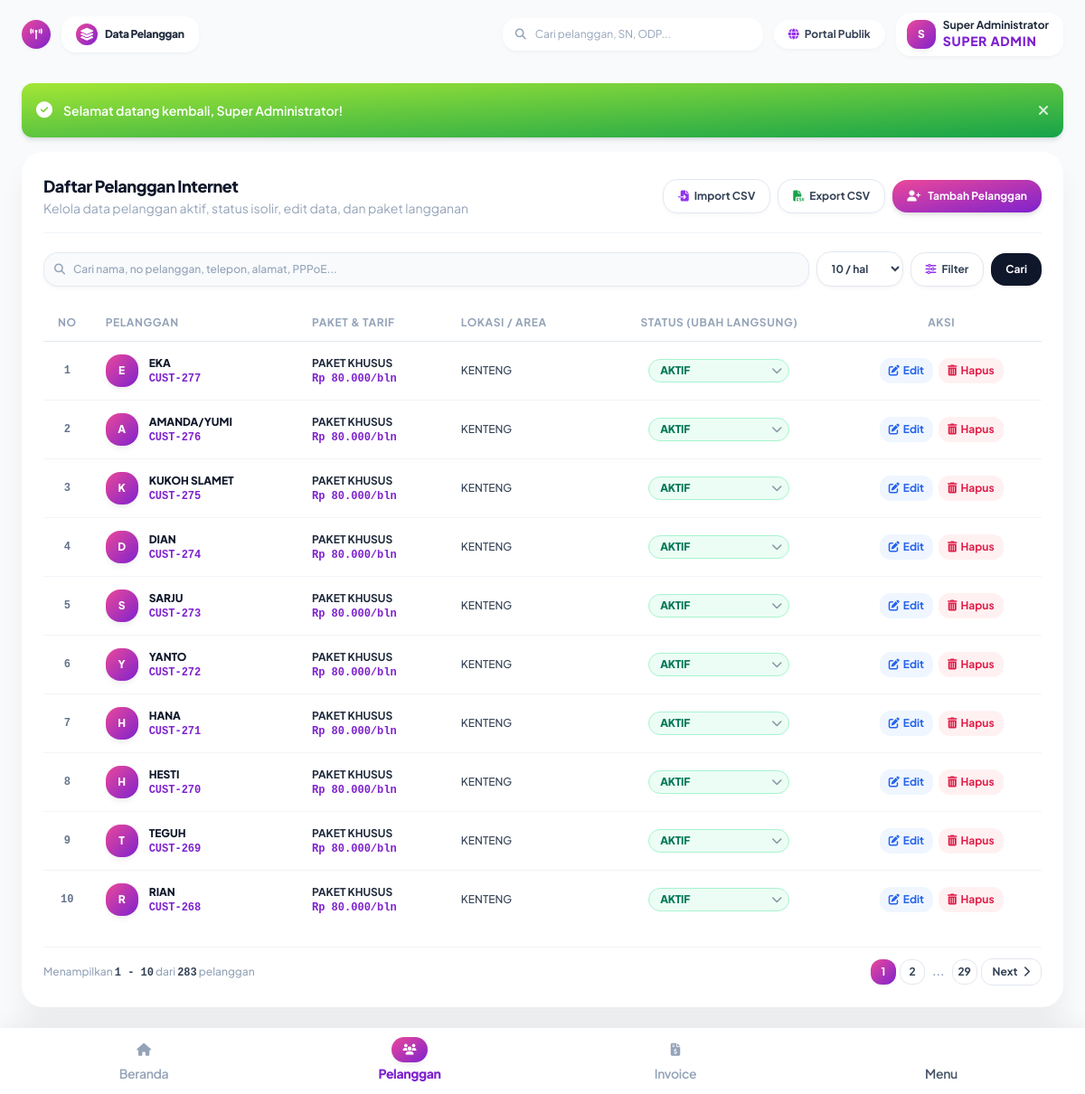
The page /index.php?page=customers (signed in) on the database its author committed.
### tables this page shows
CREATE TABLE customers (
    id INTEGER PRIMARY KEY AUTOINCREMENT,
    customer_no TEXT NOT NULL UNIQUE,
    name TEXT NOT NULL,
    phone TEXT NOT NULL,
    whatsapp TEXT,
    email TEXT,
    pic_id INTEGER,
    package_id INTEGER NOT NULL,
    location_id INTEGER,
    billing_cycle_id INTEGER NOT NULL,
    full_address TEXT NOT NULL,
    latitude REAL,
    longitude REAL,
    odp_point TEXT,
    pop_point TEXT,
    ip_address TEXT,
    pppoe_username TEXT,
    pppoe_password TEXT,
    installation_date DATE,
    activation_date DATE,
    billing_start_date DATE,
    status TEXT NOT NULL DEFAULT 'active', -- prospect, installation, active, suspended, inactive, terminated
    notes TEXT,
    created_at DATETIME DEFAULT CURRENT_TIMESTAMP,
    updated_at DATETIME DEFAULT CURRENT_TIMESTAMP,
    FOREIGN KEY (pic_id) REFERENCES customer_pics(id) ON DELETE SET NULL,
    FOREIGN KEY (package_id) REFERENCES internet_packages(id),
    FOREIGN KEY (location_id) REFERENCES locations(id) ON DELETE SET NULL,
    FOREIGN KEY (billing_cycle_id) REFERENCES billing_cycles(id)
);

CREATE TABLE internet_packages (
    id INTEGER PRIMARY KEY AUTOINCREMENT,
    name TEXT NOT NULL,
    download_speed TEXT NOT NULL,
    upload_speed TEXT NOT NULL,
    price INTEGER NOT NULL DEFAULT 0, -- Stored in Rupiah as integer
    tax_percent INTEGER NOT NULL DEFAULT 0,
    installation_fee INTEGER NOT NULL DEFAULT 0,
    billing_cycle TEXT NOT NULL DEFAULT 'monthly', -- monthly, quarterly, yearly
    description TEXT,
    status TEXT NOT NULL DEFAULT 'active', -- active, inactive
    created_at DATETIME DEFAULT CURRENT_TIMESTAMP,
    updated_at DATETIME DEFAULT CURRENT_TIMESTAMP
);

CREATE TABLE locations (
    id INTEGER PRIMARY KEY AUTOINCREMENT,
    area_name TEXT NOT NULL,
    district TEXT,
    city TEXT,
    pop_name TEXT,
    odp_name TEXT,
    latitude REAL,
    longitude REAL,
    coverage_status TEXT NOT NULL DEFAULT 'covered', -- covered, planned, congested
    created_at DATETIME DEFAULT CURRENT_TIMESTAMP
);

### app/Controllers/CustomerController.php (called while the page is built, shortened)
<?php
require_once __DIR__ . '/../Helpers/Helper.php';
class CustomerController {
    public function index(): void {
        $pdo = getDbConnection();
        $whereSql = "";
        $params = [];
        $countSql = "
            SELECT COUNT(*)
            FROM customers c
            JOIN internet_packages p ON c.package_id = p.id
            LEFT JOIN locations l ON c.location_id = l.id
            LEFT JOIN customer_pics cp ON c.pic_id = cp.id
            JOIN billing_cycles b ON c.billing_cycle_id = b.id
            WHERE 1=1 {$whereSql}
        ";
        $countStmt = $pdo->prepare($countSql);
        $countStmt->execute($params);
        $totalCustomers = (int)$countStmt->fetchColumn();
        $rawLimit = strtolower(trim($_GET['limit'] ?? '10'));
        if ($rawLimit === 'all' || $rawLimit === 'semua' || $rawLimit === '-1') {
            $perPage = 0;
            $limitValue = 'all';
        } else {
            $perPage = (int)$rawLimit;
            $limitValue = (string)$perPage;
        }
        $currentPage = max(1, (int)($_GET['p'] ?? 1));
        if ($perPage > 0) {
            $totalPages = max(1, (int)ceil($totalCustomers / $perPage));
            $offset = ($currentPage - 1) * $perPage;
            $limitClause = " LIMIT {$perPage} OFFSET {$offset}";
        } else {
            $totalPages = 1;
            $offset = 0;
            $limitClause = "";
        }
        $sql = "
            SELECT c.*, p.name as package_name, p.price as package_price, l.area_name, l.odp_name as loc_odp, b.name as cycle_name,
                   cp.name as pic_name
            FROM customers c
            JOIN internet_packages p ON c.package_id = p.id
            LEFT JOIN locations l ON c.location_id = l.id
            LEFT JOIN customer_pics cp ON c.pic_id = cp.id
            JOIN billing_cycles b ON c.billing_cycle_id = b.id
            WHERE 1=1 {$whereSql}
            ORDER BY c.id DESC
            {$limitClause}
        ";
        $stmt = $pdo->prepare($sql);
        $stmt->execute($params);
        $customers = $stmt->fetchAll();
        require __DIR__ . '/../Views/customers/index.php';
        require __DIR__ . '/../Views/layouts/main.php';
    }
}

### app/Helpers/Helper.php (called while the page is built, shortened)
<?php
class Helper {
    public static function baseUrl(): string {
        $protocol = (!empty($_SERVER['HTTPS']) && $_SERVER['HTTPS'] !== 'off' || ($_SERVER['SERVER_PORT'] ?? 80) == 443) ? "https://" : "http://";
        $host = $_SERVER['HTTP_HOST'] ?? 'localhost';
        $scriptName = $_SERVER['SCRIPT_NAME'] ?? '';
        $dir = dirname($scriptName);
        return rtrim($protocol . $host . $dir, '/');
    }
    public static function url(string $page = '', array $params = []): string {
        $base = self::baseUrl();
        $query = [];
        if ($page !== '') {
            $query['page'] = $page;
        }
        $query = array_merge($query, $params);
        $queryString = http_build_query($query);
        return $base . '/index.php' . ($queryString ? '?' . $queryString : '');
    }
    public static function e(?string $value): string {
        return htmlspecialchars($value ?? '', ENT_QUOTES, 'UTF-8');
    }
    public static function formatRupiah(int|float $amount, bool $withSymbol = true): string {
        $formatted = number_format((float)$amount, 0, ',', '.');
        return $withSymbol ? 'Rp ' . $formatted : $formatted;
    }
}

### app/Views/customers/index.php (the view, shortened to what this page needs)
<?php
$activeFilterCount = 0;
$limitValue = $limitValue ?? '10';
$perPage = $perPage ?? 10;
$totalCustomers = $totalCustomers ?? count($customers);
$currentPage = $currentPage ?? 1;
$totalPages = $totalPages ?? 1;
$offset = $offset ?? 0;
?>
<div class="bg-white rounded-3xl p-6 shadow-soft-xl space-y-5 relative">
  <div class="flex flex-col sm:flex-row sm:items-center sm:justify-between gap-4 border-b border-slate-100 pb-4">
    <div>
      <h4 class="font-black text-slate-900 text-lg tracking-tight">Daftar Pelanggan Internet</h4>
      <p class="text-2xs text-slate-400">Kelola data pelanggan aktif, status isolir, edit data, dan paket langganan</p>
    </div>
    <div class="flex flex-wrap items-center gap-2">
      <button type="button" onclick="openImportModal()" class="px-4 py-2.5 text-xs font-bold text-slate-700 bg-white hover:bg-slate-50 border border-slate-200 rounded-2xl shadow-soft-xs transition-all flex items-center gap-1.5">
        <i class="fa-solid fa-file-import text-purple-600"></i>
        <span>Import CSV</span>
      </button>
      <a href="<?php echo Helper::url('customers_export_csv'); ?>" class="px-4 py-2.5 text-xs font-bold text-slate-700 bg-white hover:bg-slate-50 border border-slate-200 rounded-2xl shadow-soft-xs transition-all flex items-center gap-1.5">
        <i class="fa-solid fa-file-csv text-green-600"></i>
        <span>Export CSV</span>
      </a>
      <button type="button" onclick="openCustomerModal()" class="px-4 py-2.5 text-xs font-bold text-white bg-gradient-to-tl from-purple-700 to-pink-500 rounded-2xl shadow-soft-md hover:scale-105 transition-all flex items-center gap-2">
        <i class="fa-solid fa-user-plus text-xs"></i>
        <span>Tambah Pelanggan</span>
      </button>
    </div>
  </div>
  <div class="space-y-2">
    <form method="GET" action="<?php echo Helper::url('customers'); ?>" class="flex flex-wrap sm:flex-nowrap items-center gap-2">
      <div class="relative flex-1 min-w-[180px]">
        <span class="absolute inset-y-0 left-0 flex items-center pl-3 pointer-events-none text-slate-400">
        </span>
        <input type="text" name="search" value="<?php echo Helper::e($_GET['search'] ?? ''); ?>" placeholder="Cari nama, no pelanggan, telepon, alamat, PPPoE..." class="w-full text-xs pl-8 pr-3 py-2 sm:py-2.5 rounded-2xl bg-slate-50 border border-slate-200/80 focus:bg-white focus:outline-none focus:border-purple-500 shadow-soft-xs placeholder:text-slate-400 font-medium">
      </div>
      <div class="relative">
        <select onchange="changeLimit(this.value)" class="text-xs font-bold text-slate-700 bg-white border border-slate-200 rounded-2xl px-3 py-2 sm:py-2.5 shadow-soft-xs focus:outline-none focus:border-purple-500 cursor-pointer">
          <option value="10" <?php echo ($limitValue === '10') ? 'selected' : ''; ?>>10 / hal</option>
        </select>
      </div>
      <button type="button" onclick="openCustomerFilterModal()" class="px-3 sm:px-4 py-2 sm:py-2.5 text-xs font-bold rounded-2xl border transition-all flex items-center gap-1.5 shadow-soft-xs whitespace-nowrap <?php echo ($activeFilterCount > 0) ? 'bg-purple-50 text-purple-700 border-purple-300 ring-2 ring-purple-500/20' : 'bg-white text-slate-700 hover:bg-slate-50 border-slate-200'; ?>">
        <i class="fa-solid fa-sliders text-purple-600 text-xs"></i>
        <span class="hidden sm:inline">Filter</span>
      </button>
      <button type="submit" class="px-3.5 sm:px-4 py-2 sm:py-2.5 text-xs font-bold text-white bg-slate-900 hover:bg-slate-800 rounded-2xl shadow-soft-xs transition-all flex items-center justify-center">
        <span class="hidden sm:inline">Cari</span>
      </button>
    </form>
  </div>
  <div class="overflow-x-auto">
    <table class="w-full text-xs text-left">
      <thead>
        <tr class="border-b border-slate-200 text-slate-400 uppercase text-3xs tracking-wider">
          <th class="py-3 px-4 font-bold text-center w-10">No</th>
          <th class="py-3 px-4 font-bold">Pelanggan</th>
          <th class="py-3 px-4 font-bold">Paket & Tarif</th>
          <th class="py-3 px-4 font-bold">Lokasi / Area</th>
          <th class="py-3 px-4 font-bold text-center">Status (Ubah Langsung)</th>
          <th class="py-3 px-4 font-bold text-center">Aksi</th>
        </tr>
      </thead>
      <tbody class="divide-y divide-slate-100">
        <?php if (empty($customers)): ?>
        <tr>
          <td colspan="6" class="py-12 text-center text-slate-400">
            <i class="fa-solid fa-users-slash text-3xl mb-2 text-slate-300 block"></i>
            <span class="text-xs font-semibold">Tidak ada data pelanggan yang sesuai kriteria pencarian.</span>
          </td>
        </tr>
        <?php else: ?>
          <?php $no = ($offset ?? 0) + 1; foreach ($customers as $c):
            $st = strtolower($c['status']);
            $badgeColorClass = match($st) {
              'active' => 'bg-emerald-50 text-emerald-700 border-emerald-200',
              'suspended' => 'bg-rose-50 text-rose-700 border-rose-200',
              default => 'bg-slate-100 text-slate-600 border-slate-200'
            };
          ?>
          <tr class="hover:bg-slate-50/80 transition-colors" id="row-cust-<?php echo $c['id']; ?>">
            <td class="py-3.5 px-4 text-center whitespace-nowrap font-bold text-slate-500 font-mono text-xs">
              <?php echo $no++; ?>
            </td>
            <td class="py-3.5 px-4 whitespace-nowrap">
              <div class="flex items-center gap-3">
                <div class="w-9 h-9 rounded-2xl bg-gradient-to-tl from-purple-700 to-pink-500 text-white flex items-center justify-center font-black text-xs shadow-soft-sm shrink-0">
                  <?php echo strtoupper(substr($c['name'], 0, 1)); ?>
                </div>
                <div>
                  <span class="text-xs font-black text-slate-900 block"><?php echo Helper::e($c['name']); ?></span>
                  <span class="text-3xs text-purple-700 font-mono font-bold"><?php echo Helper::e($c['customer_no']); ?></span>
                </div>
              </div>
            </td>
            <td class="py-3.5 px-4 whitespace-nowrap">
              <span class="text-xs font-bold text-slate-800 block"><?php echo Helper::e($c['package_name']); ?></span>
              <span class="text-2xs text-purple-700 font-bold font-mono"><?php echo Helper::formatRupiah($c['package_price']); ?>/bln</span>
            </td>
            <td class="py-3.5 px-4 whitespace-nowrap">
              <span class="text-xs text-slate-700 block max-w-xs truncate font-medium">
                <?php echo Helper::e($c['area_name'] ?: $c['full_address']); ?>
              </span>
            </td>
            <td class="py-3.5 px-4 text-center whitespace-nowrap">
              <div class="inline-block relative">
                <select
                  onchange="updateCustomerStatusInline(this, <?php echo $c['id']; ?>)"
                  data-original="<?php echo $st; ?>"
                  class="status-select text-3xs font-extrabold px-3 py-1 rounded-full border cursor-pointer focus:outline-none transition-all uppercase tracking-tight appearance-none pr-6 <?php echo $badgeColorClass; ?>">
                  <option value="active" <?php echo ($st === 'active') ? 'selected' : ''; ?>>Aktif</option>
                </select>
                <span class="pointer-events-none absolute inset-y-0 right-0 flex items-center pr-2 text-3xs opacity-60">
                </span>
              </div>
            </td>
            <td class="py-3.5 px-4 text-center whitespace-nowrap">
              <div class="flex items-center justify-center gap-1.5">
                <button type="button" onclick="openEditCustomerModal(<?php echo htmlspecialchars(json_encode($c), ENT_QUOTES, 'UTF-8'); ?>)" class="px-2.5 py-1.5 text-blue-600 hover:text-blue-700 bg-blue-50 hover:bg-blue-100 rounded-xl font-bold text-2xs transition-colors inline-flex items-center gap-1" title="Edit Data Pelanggan">
                  <i class="fa-solid fa-pen-to-square text-xs"></i>
                  <span>Edit</span>
                </button>
                <button type="button" onclick="confirmDeleteCustomer(<?php echo $c['id']; ?>, '<?php echo Helper::e(addslashes($c['name'])); ?>')" class="px-2.5 py-1.5 text-rose-600 hover:text-rose-700 bg-rose-50 hover:bg-rose-100 rounded-xl font-bold text-2xs transition-colors inline-flex items-center gap-1" title="Hapus Pelanggan">
                  <i class="fa-solid fa-trash-can text-xs"></i>
                  <span>Hapus</span>
                </button>
              </div>
            </td>
          </tr>
          <?php endforeach; ?>
        <?php endif; ?>
      </tbody>
    </table>
  </div>
  <div class="flex flex-col sm:flex-row sm:items-center sm:justify-between gap-3 pt-3 border-t border-slate-100 text-xs">
    <div class="text-slate-400 text-3xs sm:text-2xs font-medium">
      <?php
        $startItem = ($totalCustomers > 0) ? ($offset + 1) : 0;
        $endItem = ($perPage > 0) ? min($totalCustomers, $offset + $perPage) : $totalCustomers;
      ?>
      Menampilkan <strong class="text-slate-700 font-bold font-mono"><?php echo $startItem; ?> - <?php echo $endItem; ?></strong> dari <strong class="text-slate-700 font-bold font-mono"><?php echo $totalCustomers; ?></strong> pelanggan
    </div>
    <?php if ($totalPages > 1): ?>
      <div class="flex items-center gap-1">
        <?php for ($i = 1; $i <= $totalPages; $i++):
          if ($i == 1 || $i == $totalPages || ($i >= $currentPage - 1 && $i <= $currentPage + 1)):
            $pUrl = Helper::url('customers', array_merge($_GET, ['p' => $i]));
            $isActive = ($i === $currentPage);
        ?>
          <a href="<?php echo $pUrl; ?>" class="w-7 h-7 flex items-center justify-center rounded-xl text-3xs font-bold transition-all <?php echo $isActive ? 'bg-gradient-to-tl from-purple-700 to-pink-500 text-white shadow-soft-xs' : 'bg-white border border-slate-200 text-slate-700 hover:bg-slate-50'; ?>">
            <?php echo $i; ?>
          </a>
        <?php elseif ($i == $currentPage - 2 || $i == $currentPage + 2): ?>
          <span class="px-1 text-slate-400 font-bold text-3xs">...</span>
        <?php endif; endfor; ?>
        <?php if ($currentPage < $totalPages):
          $nextUrl = Helper::url('customers', array_merge($_GET, ['p' => $currentPage + 1]));
        ?>
          <a href="<?php echo $nextUrl; ?>" class="px-3 py-1.5 rounded-xl border border-slate-200 bg-white hover:bg-slate-50 text-slate-700 text-3xs font-bold transition-all">
            Next <i class="fa-solid fa-chevron-right ml-1"></i>
          </a>
        <?php endif; ?>
      </div>
    <?php endif; ?>
  </div>
</div>

### app/Views/layouts/main.php (style rules this page uses)
body { font-family: 'Plus Jakarta Sans', sans-serif; background-color: #f8fafc; -webkit-tap-highlight-color: transparent; }

### rows shown on the page
customers: name "E", name "EKA", customer_no "CUST-277", package.name "PAKET KHUSUS", package.price "Rp 80.000", location.area_name "KENTENG", status+id "Aktif"
customers: name "A", name "AMANDA/YUMI", customer_no "CUST-276", package.name "PAKET KHUSUS", package.price "Rp 80.000", location.area_name "KENTENG", status+id "Aktif"
customers: name "K", name "KUKOH SLAMET", customer_no "CUST-275", package.name "PAKET KHUSUS", package.price "Rp 80.000", location.area_name "KENTENG", status+id "Aktif"
customers: name "D", name "DIAN", customer_no "CUST-274", package.name "PAKET KHUSUS", package.price "Rp 80.000", location.area_name "KENTENG", status+id "Aktif"
customers: name "S", name "SARJU", customer_no "CUST-273", package.name "PAKET KHUSUS", package.price "Rp 80.000", location.area_name "KENTENG", status+id "Aktif"
customers: name "Y", name "YANTO", customer_no "CUST-272", package.name "PAKET KHUSUS", package.price "Rp 80.000", location.area_name "KENTENG", status+id "Aktif"
customers: name "H", name "HANA", customer_no "CUST-271", package.name "PAKET KHUSUS", package.price "Rp 80.000", location.area_name "KENTENG", status+id "Aktif"
customers: name "H", name "HESTI", customer_no "CUST-270", package.name "PAKET KHUSUS", package.price "Rp 80.000", location.area_name "KENTENG", status+id "Aktif"
customers: name "T", name "TEGUH", customer_no "CUST-269", package.name "PAKET KHUSUS", package.price "Rp 80.000", location.area_name "KENTENG", status+id "Aktif"
customers: name "R", name "RIAN", customer_no "CUST-268", package.name "PAKET KHUSUS", package.price "Rp 80.000", location.area_name "KENTENG", status+id "Aktif"

### other values the page prints
Helper::e($pageTitle) "Data Pelanggan"
substr($user['name'] ?? 'A', 0, 1) "S"
Helper::e($user['name'] ?? 'Admin') "Super Administrator"
Helper::e($message) "Selamat datang kembali, Super Administrator!"
$startItem "1"
$endItem "10"
$totalCustomers "283"
$label "Beranda Invoice"
$label "Pelanggan"
